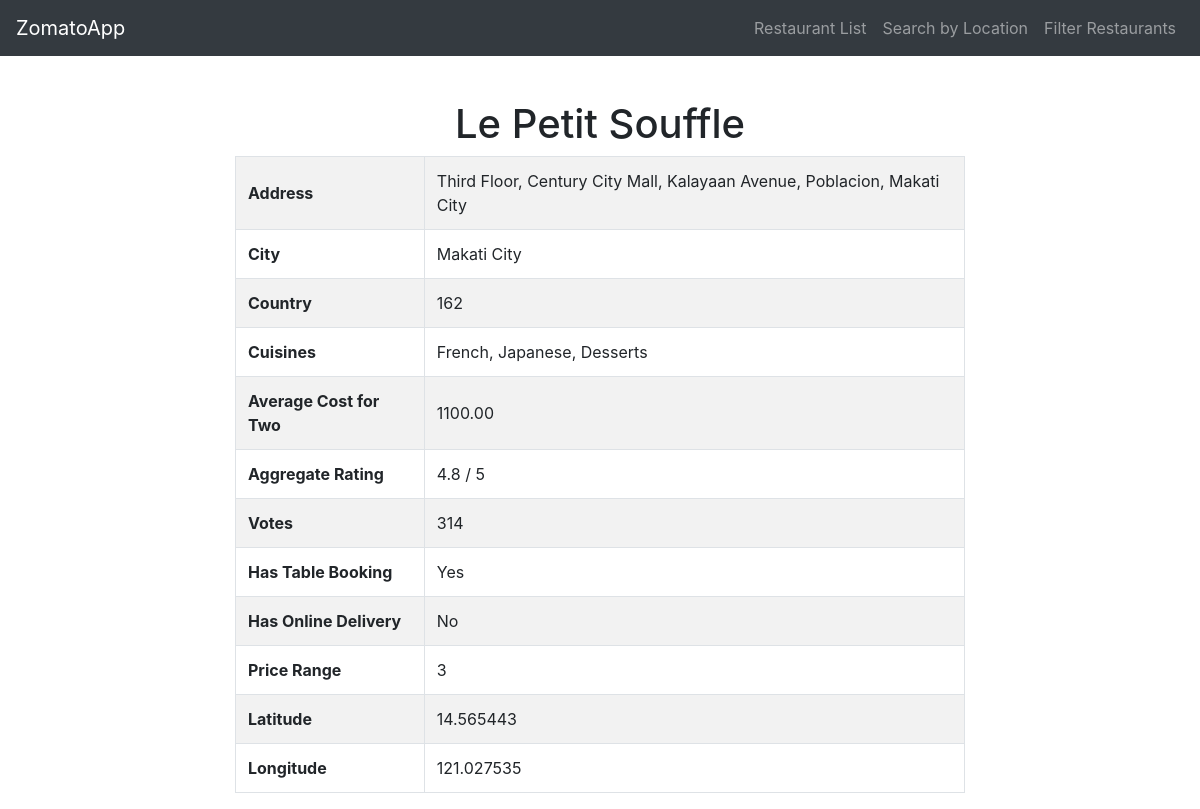
The page /restaurants/6317637/ on the database its author committed.
### zomatoapp/models.py (models this page shows, shortened)
class Restaurant(models.Model):
    restaurant_id = models.IntegerField(unique=True)
    name = models.CharField(max_length=255)
    country_code = models.IntegerField()
    city = models.CharField(max_length=100)
    address = models.TextField()
    locality = models.CharField(max_length=255)
    longitude = models.FloatField()
    latitude = models.FloatField()
    cuisines = models.CharField(max_length=255)
    average_cost_for_two = models.DecimalField(max_digits=10, decimal_places=2)
    currency = models.CharField(max_length=50)
    has_table_booking = models.BooleanField()
    has_online_delivery = models.BooleanField()
    is_delivering_now = models.BooleanField()
    switch_to_order_menu = models.BooleanField()
    price_range = models.IntegerField()
    aggregate_rating = models.FloatField()
    rating_color = models.CharField(max_length=50)
    rating_text = models.CharField(max_length=50)
    votes = models.IntegerField()

### zomatoapp/views.py (the view)
# urls.py: path('restaurants/<int:restaurant_id>/', RestaurantDetailView.as_view(), name='restaurant_detail'),
class RestaurantDetailView(View):
    def get(self, request, restaurant_id):
        restaurant = get_object_or_404(Restaurant, restaurant_id=restaurant_id)
        return render(request, 'zomatoapp/restaurant_detail.html', {'restaurant': restaurant})

### zomatoapp/templates/zomatoapp/restaurant_detail.html (shortened to what this page needs)
<!DOCTYPE html>
<html lang="en">
<head>
    <link rel="stylesheet" href="https://stackpath.bootstrapcdn.com/bootstrap/4.5.2/css/bootstrap.min.css">
</head>
<body>
    <nav class="navbar navbar-expand-lg navbar-dark bg-dark fixed-top">
        <a class="navbar-brand" href="#">ZomatoApp</a>
        <div class="collapse navbar-collapse" id="navbarNav">
            <ul class="navbar-nav ml-auto">
                <li class="nav-item">
                    <a class="nav-link" href="{% url 'restaurant_list' %}">Restaurant List</a>
                </li>
                <li class="nav-item">
                    <a class="nav-link" href="{% url 'search_by_location' %}">Search by Location</a>
                </li>
                <li class="nav-item">
                    <a class="nav-link" href="{% url 'filter_restaurant' %}">Filter Restaurants</a>
                </li>
            </ul>
        </div>
    </nav>
    <div class="container restaurant-details">
        <h1 class="text-center">{{ restaurant.name }}</h1>
        <div class="row justify-content-center">
            <div class="col-md-8">
                <table class="table table-bordered table-hover table-striped">
                    <tbody>
                        <tr>
                            <th scope="row">Address</th>
                            <td>{{ restaurant.address }}</td>
                        </tr>
                        <tr>
                            <th scope="row">City</th>
                            <td>{{ restaurant.city }}</td>
                        </tr>
                        <tr>
                            <th scope="row">Country</th>
                            <td>{{ restaurant.country_code }}</td>
                        </tr>
                        <tr>
                            <th scope="row">Cuisines</th>
                            <td>{{ restaurant.cuisines }}</td>
                        </tr>
                        <tr>
                            <th scope="row">Average Cost for Two</th>
                            <td>{{ restaurant.average_cost_for_two }}</td>
                        </tr>
                        <tr>
                            <th scope="row">Aggregate Rating</th>
                            <td>{{ restaurant.aggregate_rating }} / 5</td>
                        </tr>
                        <tr>
                            <th scope="row">Votes</th>
                            <td>{{ restaurant.votes }}</td>
                        </tr>
                        <tr>
                            <th scope="row">Has Table Booking</th>
                            <td>{{ restaurant.has_table_booking|yesno:"Yes,No" }}</td>
                        </tr>
                        <tr>
                            <th scope="row">Has Online Delivery</th>
                            <td>{{ restaurant.has_online_delivery|yesno:"Yes,No" }}</td>
                        </tr>
                        <tr>
                            <th scope="row">Price Range</th>
                            <td>{{ restaurant.price_range }}</td>
                        </tr>
                        <tr>
                            <th scope="row">Latitude</th>
                            <td>{{ restaurant.latitude }}</td>
                        </tr>
                        <tr>
                            <th scope="row">Longitude</th>
                            <td>{{ restaurant.longitude }}</td>
                        </tr>
                    </tbody>
                </table>
            </div>
        </div>
    </div>
</body>
</html>

### zomatoapp/templates/zomatoapp/restaurant_detail.html (style rules this page uses)
body { padding-top: 70px; }
.restaurant-details { margin-top: 30px; }
.table th, .table td { vertical-align: middle; }

### rows shown on the page
Restaurant: name "Le Petit Souffle", address "Third Floor, Century City Mall, Kalayaan Avenue, Poblacion, Makati City", city "Makati City", country_code "162", cuisines "French, Japanese, Desserts", average_cost_for_two "1100.00", aggregate_rating "4.8", votes "314", has_table_booking "Yes", has_online_delivery "No", price_range "3", latitude "14.565443", longitude "121.027535"
